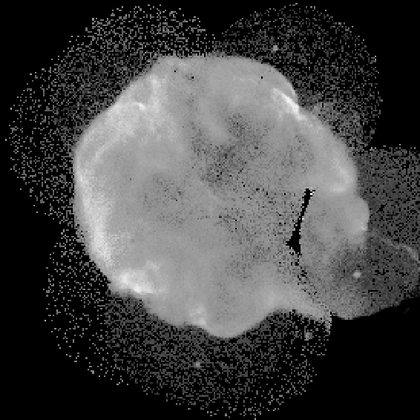
%> input picture image segmentation/pics/cygnusloop.tif, 420 x 420 px, shrunk from 566 x 566 before the run
$ octave demo.m   (GNU Octave 9; MATLAB toolbox functions it lacks are replaced by stand-ins)
%> lines starting %> are read from the running program, lines starting %| are printed output that depends on the picture; in (x1, y1, x2, y2) boxes, pixels count from 0 and x2, y2 are one past the last pixel; in counts of white or black regions, pixels touching at a corner belong together; the program's own positions count from 1
### image segmentation/splitMerge/splitMerge.m
function res = splitMerge(img,min_dim,func)
%% 该函数使用区域的分离和聚合来分割图像
% img：待分割图像
% min_dim：四叉树分解的最小块的大小
% func：谓词逻辑函数

%% 简单实现
Q = 2^nextpow2(max(size(img)));    % 填充图像，使之能够进行四叉树分解（2的次幂大小）
[rows,cols] = size(img);
img = padarray(img,[Q-rows,Q-cols],'post');    % 使用0填充即可
Z = qtdecomp(img,@split_test,min_dim,func);    % 使用函数句柄控制四叉树的分解
Lmax = full(max(Z(:)));    % Z是稀疏矩阵，需要用到full（建议多尝试去了解full的用法）
res = zeros(size(img));
marker = res;
% 开始聚合
for i = 1:Lmax    % Lmax是四叉树分解的最大块的大小
    [vals,r,c] = qtgetblk(img,Z,i);
    if ~isempty(vals)    % 如果存在这么大小的一个块
        for j = 1:length(r)
            xlow = r(j); ylow = c(j);
            xhigh = xlow+i-1; yhigh = ylow+i-1;
            region = img(xlow:xhigh,ylow:yhigh);
            flag = func(region);
            if flag
                res(xlow:xhigh,ylow:yhigh) = 1;
                marker(xlow,ylow) = 1;    % 只标记左上角点用于重建
            end
        end
    end
end
res = bwlabel(imreconstruct(marker,res));    % 利用形态学重建来保证连通性
res = res(1:rows,1:cols);    % 裁剪至原来的大小
end

%% 四叉树分解的函数句柄（这一部分需要参看qtdecomp函数的官方MATLAB文档）
% 测试块是否应该被进一步分解（为不相交的四象限）
function v = split_test(B,min_dim,func)
k = size(B,3);    % k是目前分解的块的数量
v(1:k) = false;    % 确定需要继续被分解的块
for i = 1:k
   quadregion = B(:,:,i);    % 取出其中一个块
   if size(quadregion,1) <= min_dim    % 若块已经小于规定的大小，则不应该继续分割
       v(i) = false;
       continue;
   end
   if func(quadregion)    % 大于规定的大小且满足谓词逻辑，应该继续分割
       v(i) = true;
   end
end
end

### image segmentation/splitMerge/predicate.m
function flag = predicate(region)
%% 针对于该分割问题而设计的谓词逻辑（不同问题具有不同谓词）
% region：待判断的图像子块
% flag：判断标志位

%% 根据平均值和标准差设计的谓词逻辑
% 标准差大于10，平均值大于0且小于125
flag = (std2(region) > 10) & (mean2(region) > 0) & (mean2(region) < 125);
end

### image segmentation/splitMerge/demo.m
close all; clear; clc;
img = imread('cygnusloop.tif');
%> img is the input picture: size 420x420 uint8; min 0, max 255, mean 67.5
if size(img,3) == 3
    img = rgb2gray(img);
end
figure; imshow(img);
res = splitMerge(img,16,@predicate);
%> in splitMerge, `img = padarray(img,[Q-rows,Q-cols],'post');`:
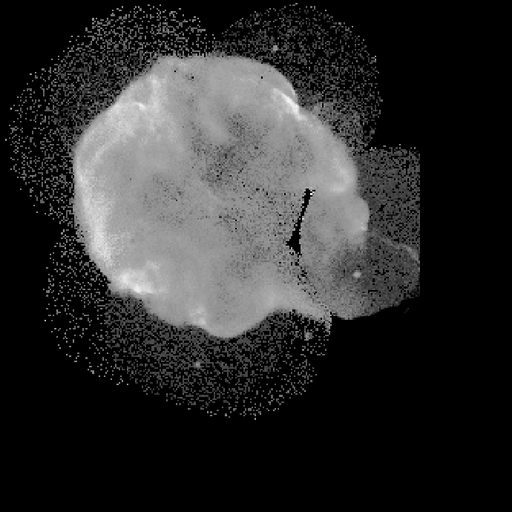
%> img: size 512x512 uint8; min 0, max 255, mean 45.4
%> the loop in split_test (call 4), `for i = 1:k` made 44 passes
%> pass 3, in split_test (call 4), `quadregion = B(:,:,i);`:
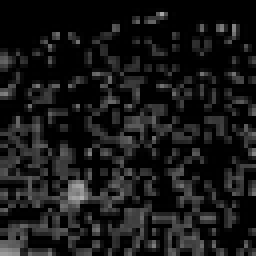
%> quadregion: size 64x64 double (shown 4 times larger); min 0, max 176, mean 24
%> after the loop in split_test (call 4), `for i = 1:k`: v = 44 logical values, 26 true
%> in splitMerge, `Lmax = full(max(Z(:)));`: Lmax = 128
%> the loop in splitMerge, `for i = 1:Lmax` made 128 passes
%> after the loop in splitMerge, `for i = 1:Lmax`:
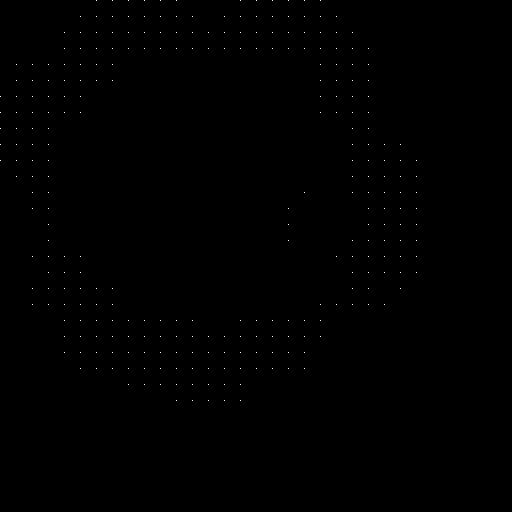
%> marker: size 512x512 double; values 0 (black) and 1 (white), 0.11% white in thin lines or dots, all inside (x1, y1, x2, y2) = (0, 0, 417, 401)
%> after the loop in splitMerge, `for i = 1:Lmax`: region: size 128x128 uint8; every value is 0
%> after the loop in splitMerge, `for i = 1:Lmax`:
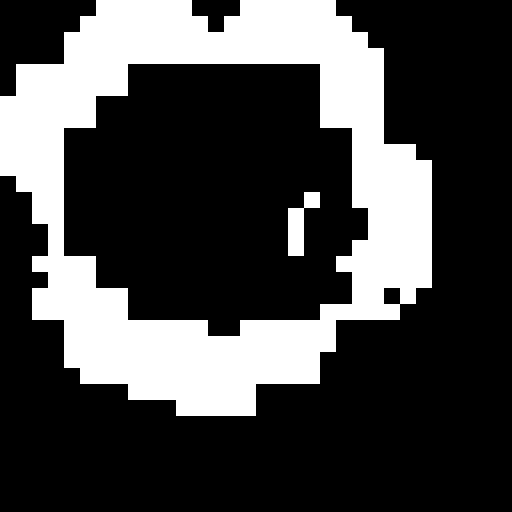
%> res: size 512x512 double; values 0 (black) and 1 (white), 27.5% white; 2 white regions, box (x1, y1, x2, y2) and area: (0, 0, 432, 416) 71168, (288, 192, 320, 256) 1024
%> after the loop in splitMerge, `for i = 1:Lmax`: flag = false; xhigh = 512; xlow = 385; yhigh = 512; ylow = 385
%> in splitMerge, `res = bwlabel(imreconstruct(marker,res));`: res: size 512x512 double; 3 distinct labels, from 0 to 2
%> in splitMerge, `res = res(1:rows,1:cols);`:
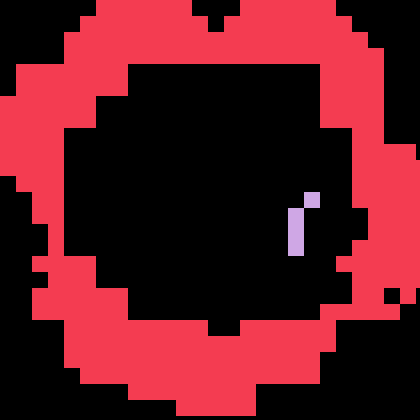
%> res: size 420x420 double; 3 distinct labels, from 0 to 2; one colour per label, 0 black
res(res~=0) = 1;    % 将所有连通域当作前景显示
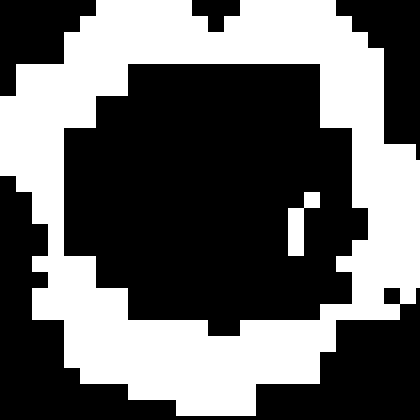
%> res: size 420x420 double; values 0 (black) and 1 (white), 40.1% white; 2 white regions, box (x1, y1, x2, y2) and area: (0, 0, 420, 416) 69632, (288, 192, 320, 256) 1024
figure; imshow(logical(res));
figure; imshow(double(img).*res,[]);    % 显示分割结果
%> after `imshow(double(img).*res,[])`:
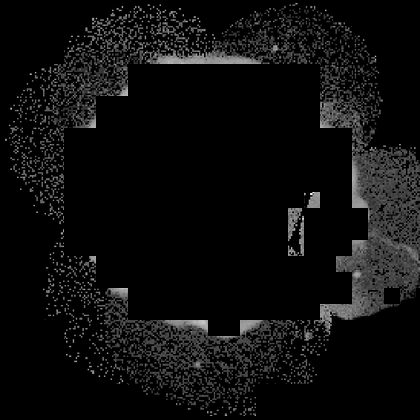
%> displayed picture: size 420x420, on the screen's scale of 0 to 255; min 0, max 255, mean 14.2

$ run again, with image segmentation/pics/cameraman.tif copied over image segmentation/pics/cygnusloop.tif
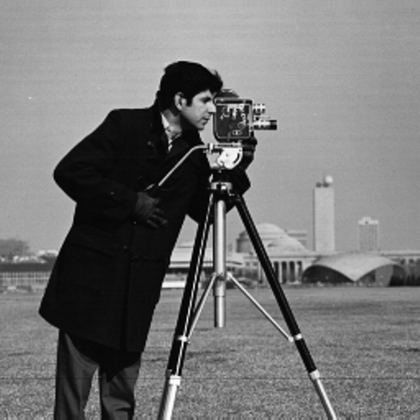
%> input picture image segmentation/pics/cameraman.tif, 420 x 420 px, shrunk from 512 x 512 before the run
%> img is the input picture: size 420x420 uint8; min 0, max 255, mean 118.3
%> img: size 512x512 uint8
%> Lmax = 128
%> the loop in splitMerge, `for i = 1:Lmax` made 128 passes
%> after the loop in splitMerge, `for i = 1:Lmax`:
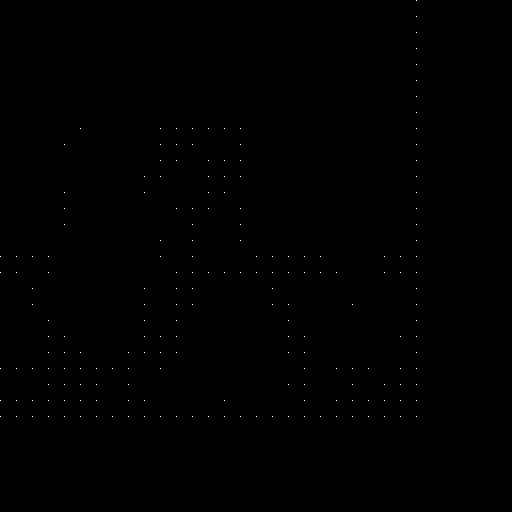
%> marker: size 512x512 double; values 0 (black) and 1 (white), 0.07% white in thin lines or dots, all inside (x1, y1, x2, y2) = (0, 0, 417, 417)
%> after the loop in splitMerge, `for i = 1:Lmax`: flag = false; xhigh = 256; xlow = 129; yhigh = 384; ylow = 257
%> `imshow(double(img).*res,[])`:
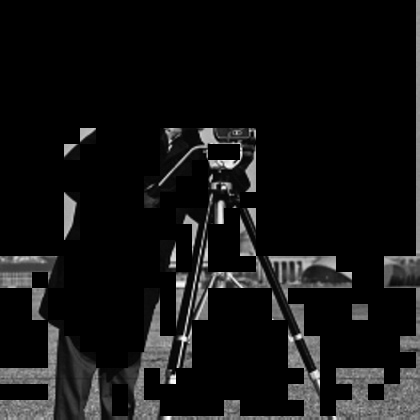
%> displayed picture: size 420x420, on the screen's scale of 0 to 255; min 0, max 255, mean 18.9
